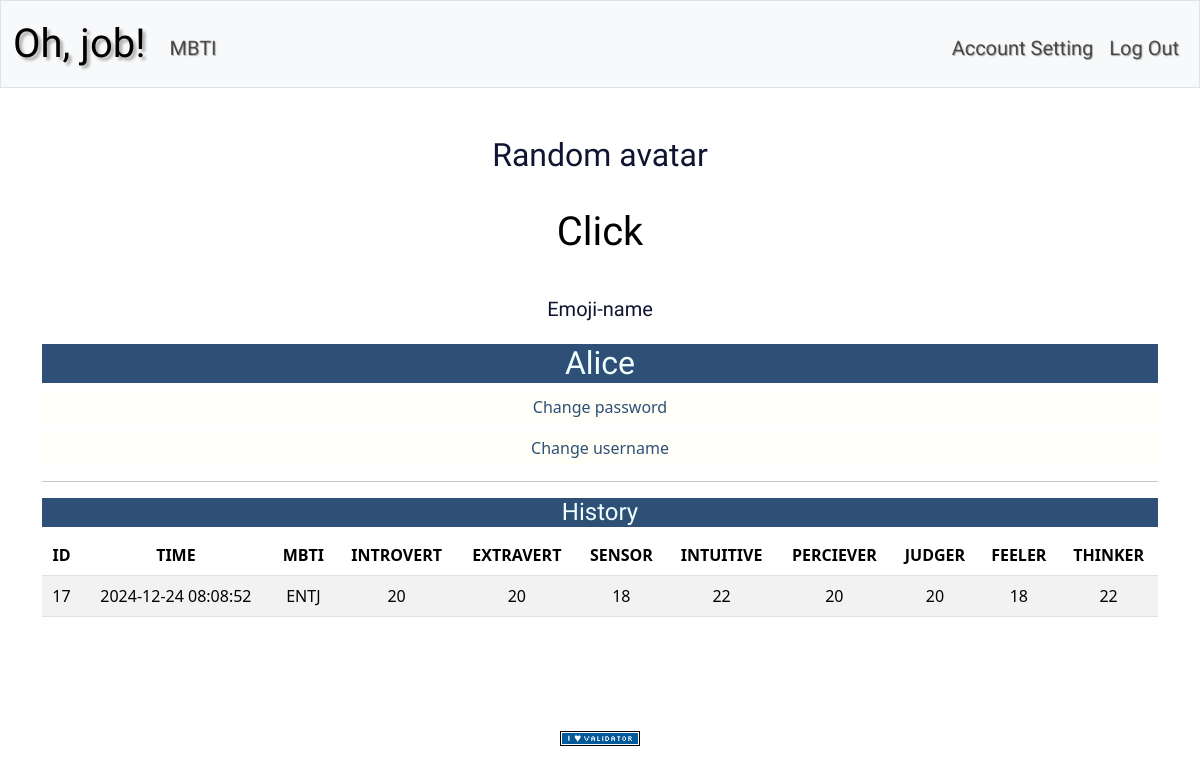
/account (signed in), run on an earlier commit of the app's database.
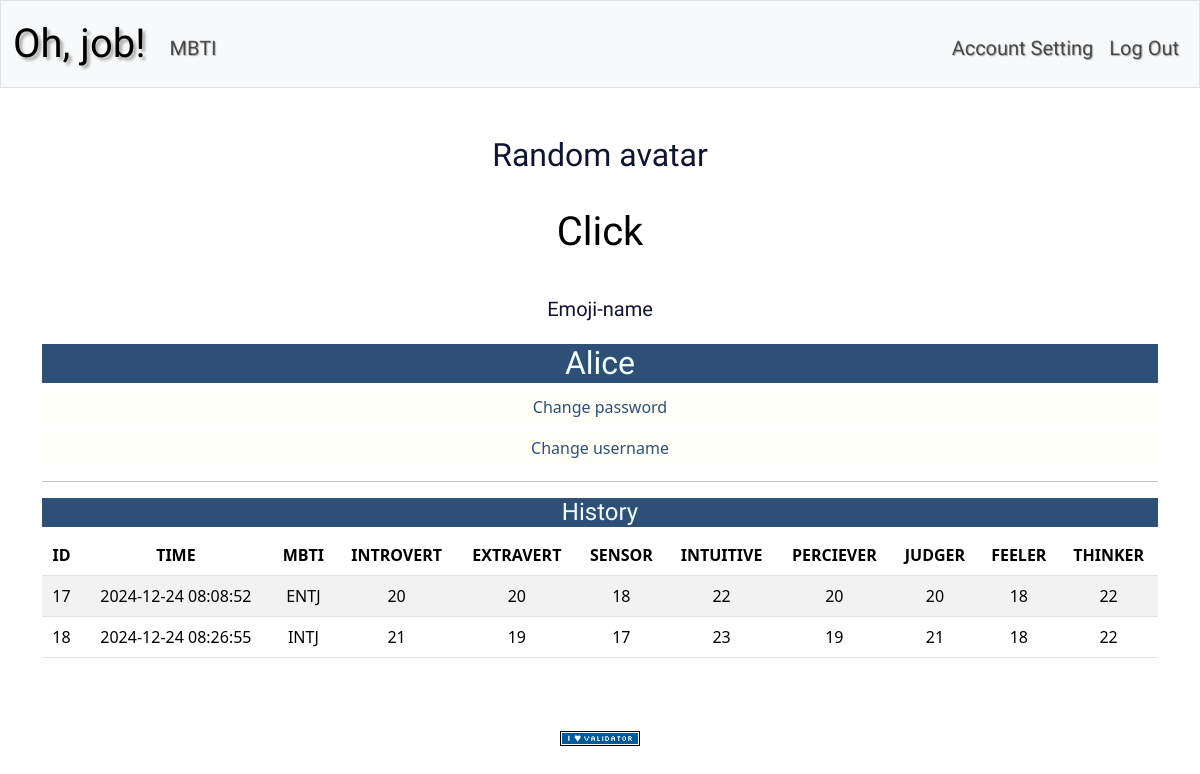
And on a later commit of the database.
### tables this page shows
CREATE TABLE users (
id INTEGER PRIMARY KEY AUTOINCREMENT NOT NULL,
username TEXT NOT NULL,
hash TEXT NOT NULL);

CREATE TABLE history_results (id INTEGER PRIMARY KEY  AUTOINCREMENT NOT NULL, mbti TEXT NOT NULL, introvert INTEGER NOT NULL, extravert INTEGER NOT NULL, sensor INTEGER NOT NULL, intuitive INTEGER NOT NULL, feeler INTEGER NOT NULL, thinker INTEGER NOT NULL, perciever INTEGER NOT NULL, judger INTEGER NOT NULL);

CREATE TABLE history_test (user_id INTEGER NOT NULL, test_id INTEGER NOT NULL, timestamp DATETIME DEFAULT CURRENT_TIMESTAMP, FOREIGN KEY (user_id) REFERENCES users(id), FOREIGN KEY (test_id) REFERENCES history_results(id));

### app.py (the view)
@app.route("/account")
@login_required
def account():
    username = db.execute("SELECT username FROM users WHERE id=?", session["user_id"])
    result = db.execute("SELECT * FROM history_results WHERE id IN (SELECT test_id FROM history_test WHERE user_id =?)", session["user_id"])
    time = db.execute("SELECT timestamp FROM history_test WHERE user_id=?", session["user_id"])
    count = len(result)
    return render_template("account.html",username=username[0]["username"], result=result, time=time, count=count)

### app.py (called while the page is built)
@app.after_request
def after_request(response):
    response.headers["Cache-Control"] = "no-cache, no-store, must-revalidate"
    response.headers["Expires"] = 0
    response.headers["Pragma"] = "no-cache"
    return response

### helpers.py (called while the page is built)
def login_required(f):
    @wraps(f)
    def decorated_function(*args, **kwargs):
        if session.get("user_id") is None:
            return redirect("/login")
        return f(*args, **kwargs)
    return decorated_function

### templates/account.html (shortened to what this page needs)
{% extends "layout.html" %}
{% block main %}
<div>
    <div class="avatar">
        <h2>Random avatar</h2>
        <button class="avatar-button" id="abtn">Click</button>
        <h5 id="emoji-name">Emoji-name</h5>
    </div>
</div>
<div style="justify-content: space-between;">
    <h2 style="font-family: 'Sofia', sans-serif; text-align: center; color: azure; background-color: #2E5077;">{{username}}</h2>
    <h6 style="background-color: rgb(255,253,236,.4); padding: 7px;"><a href="/changePW" style="text-decoration: none; color: #2E5077;">Change password</a></h6>
    <h6 style="background-color: rgb(255,253,236,.4); padding: 7px;"><a href="/changeUN" style="text-decoration: none; color: #2E5077;">Change username</a></h6>
</div>
<div style="justify-content: space-between;">
    <hr>
    <h4 style="font-family: 'Sofia', sans-serif; text-align: center; color: azure; background-color: #2E5077;">History</h4>
    <table class="table table-striped">
        <thead>
            <tr>
                <th scope="col">ID</th>
                <th scope="col">TIME</th>
                <th scope="col">MBTI</th>
                <th scope="col">INTROVERT</th>
                <th scope="col">EXTRAVERT</th>
                <th scope="col">SENSOR</th>
                <th scope="col">INTUITIVE</th>
                <th scope="col">PERCIEVER</th>
                <th scope="col">JUDGER</th>
                <th scope="col">FEELER</th>
                <th scope="col">THINKER</th>
            </tr>
        </thead>
        <tbody>
            {% for i in range(count) %}
            <tr>
                <td>{{result[i].id}}</td>
                <td>{{time[i].timestamp}}</td>
                <td>{{result[i].mbti}}</td>
                <td>{{result[i].introvert}}</td>
                <td>{{result[i].extravert}}</td>
                <td>{{result[i].sensor}}</td>
                <td>{{result[i].intuitive}}</td>
                <td>{{result[i].perciever}}</td>
                <td>{{result[i].judger}}</td>
                <td>{{result[i].feeler}}</td>
                <td>{{result[i].thinker}}</td>
            </tr>
            {% endfor %}
        </tbody>
    </table>
</div>
{% endblock %}

### templates/layout.html (shortened to what this page needs)
<!DOCTYPE html>
<html lang="en">
    <head>
        <link href="https://cdn.jsdelivr.net/npm/bootstrap@5.3.3/dist/css/bootstrap.min.css" rel="stylesheet">
        <link href="/static/styles.css" rel="stylesheet">
    </head>
    <body class="main" class="handlee-regular">
      <nav class="bg-light border navbar navbar-expand-md navbar-light">
        <div class="container-fluid">
                <a class="navbar-brand" href="/"> Oh, job!</a>
                <div class="collapse navbar-collapse" id="navbar">
                        <ul class="navbar-nav me-auto mt-2">
                            <li class="nav-item"><a class="nav-link" href="/mbti">MBTI</a></li>
                        </ul>
                        <ul class="navbar-nav ms-auto mt-2">
                    {% if session["user_id"] %}
                            <li class="nav-item"><a class="nav-link" href="/account">Account Setting</a></li>
                            <li class="nav-item"><a class="nav-link" href="/logout">Log Out</a></li>
                        </ul>
                    {% else %}
                        <ul class="navbar-nav ms-auto mt-2">
                            <li class="nav-item"><a class="nav-link" href="/register">Register</a></li>
                            <li class="nav-item"><a class="nav-link" href="/login">Log In</a></li>
                        </ul>
                    {% endif %}
                </div>
        </div>
        </nav>
        <main class="container py-5 text-center">
            {% block main %}{% endblock %}
        </main>
        <footer class="mb-5">
            <form action="https://validator.w3.org/check" class="text-center" enctype="multipart/form-data" method="post" target="_blank">
                <input alt="Validate" src="/static/I_heart_validator.png" type="image">
            </form>
        </footer>
    </body>
</html>

### static/styles.css (style rules this page uses)
.main { width: 100%; height: 100%; background-image: url(/static/background.png); background-repeat: no-repeat; background-attachment: fixed; background-size: cover; }
nav .navbar-brand { font-family: "Sofia", sans-serif; font-size: 40px; text-shadow: 3px 3px 3px #ababab; }
nav .nav-item { font-family: "Sofia", sans-serif; font-size: 20px; text-shadow: 1px 1px 1px #ababab; }
body { min-height: 100vh; display: flex; flex-direction: column; }
footer { margin-top: auto; }
div ul { list-style: none; }
.avatar { display: flex; flex-direction: column; justify-content: start; align-items: center; font-family: "Sofia", sans-serif; color: #0f1530; }
.avatar-button { font-size: 40px; border: none; background: rgb(255,255,255,.5); border-radius: 50%; padding: 20px; filter: grayscale(); transition: filter .2s ease-in-out; cursor: pointer; }
#emoji-name { padding: 15px; }

What changed in the data, as far as the page shows it:
added history_results: id "18", mbti "INTJ", introvert "21", extravert "19", sensor "17", intuitive "23", perciever "19", judger "21", feeler "18", thinker "22"
added history_test: timestamp "2024-12-24 08:26:55"
